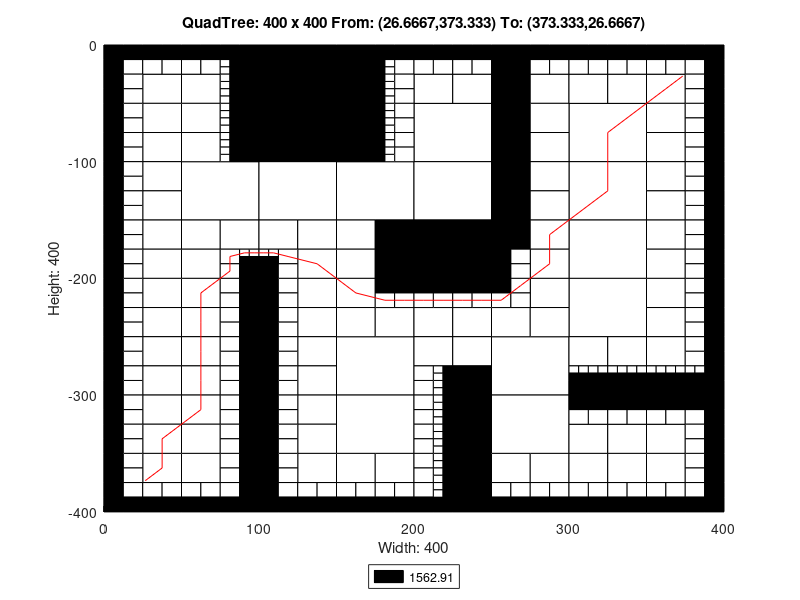

Recreate this plot in MATLAB.
axis([0 400 -400 0]);
title('QuadTree: 400 x 400 From: (26.6667,373.333) To: (373.333,26.6667)');
xlabel('Width: 400');
ylabel('Height: 400');
rectangle('Position',[100 -50 50 50], 'FaceColor',[0 0 0]);
rectangle('Position',[100 -100 50 50], 'FaceColor',[0 0 0]);
rectangle('Position',[50 -150 50 50], 'FaceColor',[1 1 1]);
rectangle('Position',[100 -150 50 50], 'FaceColor',[1 1 1]);
rectangle('Position',[150 -150 50 50], 'FaceColor',[1 1 1]);
rectangle('Position',[200 -100 50 50], 'FaceColor',[1 1 1]);
rectangle('Position',[300 -100 50 50], 'FaceColor',[1 1 1]);
rectangle('Position',[200 -150 50 50], 'FaceColor',[1 1 1]);
rectangle('Position',[200 -200 50 50], 'FaceColor',[0 0 0]);
rectangle('Position',[300 -150 50 50], 'FaceColor',[1 1 1]);
rectangle('Position',[300 -200 50 50], 'FaceColor',[1 1 1]);
rectangle('Position',[150 -300 50 50], 'FaceColor',[1 1 1]);
rectangle('Position',[150 -350 50 50], 'FaceColor',[1 1 1]);
rectangle('Position',[250 -300 50 50], 'FaceColor',[1 1 1]);
rectangle('Position',[300 -250 50 50], 'FaceColor',[1 1 1]);
rectangle('Position',[250 -350 50 50], 'FaceColor',[1 1 1]);
rectangle('Position',[25 -50 25 25], 'FaceColor',[1 1 1]);
rectangle('Position',[50 -50 25 25], 'FaceColor',[1 1 1]);
rectangle('Position',[25 -75 25 25], 'FaceColor',[1 1 1]);
rectangle('Position',[25 -100 25 25], 'FaceColor',[1 1 1]);
rectangle('Position',[50 -75 25 25], 'FaceColor',[1 1 1]);
rectangle('Position',[50 -100 25 25], 'FaceColor',[1 1 1]);
rectangle('Position',[150 -25 25 25], 'FaceColor',[0 0 0]);
rectangle('Position',[150 -50 25 25], 'FaceColor',[0 0 0]);
rectangle('Position',[150 -75 25 25], 'FaceColor',[0 0 0]);
rectangle('Position',[150 -100 25 25], 'FaceColor',[0 0 0]);
rectangle('Position',[25 -125 25 25], 'FaceColor',[1 1 1]);
rectangle('Position',[25 -150 25 25], 'FaceColor',[1 1 1]);
rectangle('Position',[25 -175 25 25], 'FaceColor',[1 1 1]);
rectangle('Position',[25 -200 25 25], 'FaceColor',[1 1 1]);
rectangle('Position',[50 -175 25 25], 'FaceColor',[1 1 1]);
rectangle('Position',[75 -175 25 25], 'FaceColor',[1 1 1]);
rectangle('Position',[50 -200 25 25], 'FaceColor',[1 1 1]);
rectangle('Position',[100 -175 25 25], 'FaceColor',[1 1 1]);
rectangle('Position',[125 -175 25 25], 'FaceColor',[1 1 1]);
rectangle('Position',[125 -200 25 25], 'FaceColor',[1 1 1]);
rectangle('Position',[150 -175 25 25], 'FaceColor',[1 1 1]);
rectangle('Position',[175 -175 25 25], 'FaceColor',[0 0 0]);
rectangle('Position',[150 -200 25 25], 'FaceColor',[1 1 1]);
rectangle('Position',[175 -200 25 25], 'FaceColor',[0 0 0]);
rectangle('Position',[200 -50 25 25], 'FaceColor',[1 1 1]);
rectangle('Position',[225 -50 25 25], 'FaceColor',[1 1 1]);
rectangle('Position',[250 -25 25 25], 'FaceColor',[0 0 0]);
rectangle('Position',[250 -50 25 25], 'FaceColor',[0 0 0]);
rectangle('Position',[275 -50 25 25], 'FaceColor',[1 1 1]);
rectangle('Position',[250 -75 25 25], 'FaceColor',[0 0 0]);
rectangle('Position',[275 -75 25 25], 'FaceColor',[1 1 1]);
rectangle('Position',[250 -100 25 25], 'FaceColor',[0 0 0]);
rectangle('Position',[275 -100 25 25], 'FaceColor',[1 1 1]);
rectangle('Position',[300 -50 25 25], 'FaceColor',[1 1 1]);
rectangle('Position',[325 -50 25 25], 'FaceColor',[1 1 1]);
rectangle('Position',[350 -50 25 25], 'FaceColor',[1 1 1]);
rectangle('Position',[350 -75 25 25], 'FaceColor',[1 1 1]);
rectangle('Position',[350 -100 25 25], 'FaceColor',[1 1 1]);
rectangle('Position',[250 -125 25 25], 'FaceColor',[0 0 0]);
rectangle('Position',[275 -125 25 25], 'FaceColor',[1 1 1]);
rectangle('Position',[250 -150 25 25], 'FaceColor',[0 0 0]);
rectangle('Position',[275 -150 25 25], 'FaceColor',[1 1 1]);
rectangle('Position',[250 -175 25 25], 'FaceColor',[0 0 0]);
rectangle('Position',[275 -175 25 25], 'FaceColor',[1 1 1]);
rectangle('Position',[275 -200 25 25], 'FaceColor',[1 1 1]);
rectangle('Position',[350 -125 25 25], 'FaceColor',[1 1 1]);
rectangle('Position',[350 -150 25 25], 'FaceColor',[1 1 1]);
rectangle('Position',[350 -175 25 25], 'FaceColor',[1 1 1]);
rectangle('Position',[350 -200 25 25], 'FaceColor',[1 1 1]);
rectangle('Position',[25 -225 25 25], 'FaceColor',[1 1 1]);
rectangle('Position',[25 -250 25 25], 'FaceColor',[1 1 1]);
rectangle('Position',[50 -225 25 25], 'FaceColor',[1 1 1]);
rectangle('Position',[50 -250 25 25], 'FaceColor',[1 1 1]);
rectangle('Position',[25 -275 25 25], 'FaceColor',[1 1 1]);
rectangle('Position',[25 -300 25 25], 'FaceColor',[1 1 1]);
rectangle('Position',[50 -275 25 25], 'FaceColor',[1 1 1]);
rectangle('Position',[50 -300 25 25], 'FaceColor',[1 1 1]);
rectangle('Position',[125 -225 25 25], 'FaceColor',[1 1 1]);
rectangle('Position',[125 -250 25 25], 'FaceColor',[1 1 1]);
rectangle('Position',[150 -225 25 25], 'FaceColor',[1 1 1]);
rectangle('Position',[150 -250 25 25], 'FaceColor',[1 1 1]);
rectangle('Position',[175 -250 25 25], 'FaceColor',[1 1 1]);
rectangle('Position',[125 -275 25 25], 'FaceColor',[1 1 1]);
rectangle('Position',[125 -300 25 25], 'FaceColor',[1 1 1]);
rectangle('Position',[25 -325 25 25], 'FaceColor',[1 1 1]);
rectangle('Position',[25 -350 25 25], 'FaceColor',[1 1 1]);
rectangle('Position',[50 -325 25 25], 'FaceColor',[1 1 1]);
rectangle('Position',[50 -350 25 25], 'FaceColor',[1 1 1]);
rectangle('Position',[25 -375 25 25], 'FaceColor',[1 1 1]);
rectangle('Position',[50 -375 25 25], 'FaceColor',[1 1 1]);
rectangle('Position',[125 -325 25 25], 'FaceColor',[1 1 1]);
rectangle('Position',[125 -350 25 25], 'FaceColor',[1 1 1]);
rectangle('Position',[125 -375 25 25], 'FaceColor',[1 1 1]);
rectangle('Position',[150 -375 25 25], 'FaceColor',[1 1 1]);
rectangle('Position',[175 -375 25 25], 'FaceColor',[1 1 1]);
rectangle('Position',[200 -250 25 25], 'FaceColor',[1 1 1]);
rectangle('Position',[225 -250 25 25], 'FaceColor',[1 1 1]);
rectangle('Position',[275 -225 25 25], 'FaceColor',[1 1 1]);
rectangle('Position',[250 -250 25 25], 'FaceColor',[1 1 1]);
rectangle('Position',[275 -250 25 25], 'FaceColor',[1 1 1]);
rectangle('Position',[200 -275 25 25], 'FaceColor',[1 1 1]);
rectangle('Position',[225 -275 25 25], 'FaceColor',[1 1 1]);
rectangle('Position',[225 -300 25 25], 'FaceColor',[0 0 0]);
rectangle('Position',[350 -225 25 25], 'FaceColor',[1 1 1]);
rectangle('Position',[350 -250 25 25], 'FaceColor',[1 1 1]);
rectangle('Position',[300 -275 25 25], 'FaceColor',[1 1 1]);
rectangle('Position',[325 -275 25 25], 'FaceColor',[1 1 1]);
rectangle('Position',[350 -275 25 25], 'FaceColor',[1 1 1]);
rectangle('Position',[225 -325 25 25], 'FaceColor',[0 0 0]);
rectangle('Position',[225 -350 25 25], 'FaceColor',[0 0 0]);
rectangle('Position',[225 -375 25 25], 'FaceColor',[0 0 0]);
rectangle('Position',[225 -400 25 25], 'FaceColor',[0 0 0]);
rectangle('Position',[250 -375 25 25], 'FaceColor',[1 1 1]);
rectangle('Position',[275 -375 25 25], 'FaceColor',[1 1 1]);
rectangle('Position',[300 -350 25 25], 'FaceColor',[1 1 1]);
rectangle('Position',[325 -350 25 25], 'FaceColor',[1 1 1]);
rectangle('Position',[350 -350 25 25], 'FaceColor',[1 1 1]);
rectangle('Position',[300 -375 25 25], 'FaceColor',[1 1 1]);
rectangle('Position',[325 -375 25 25], 'FaceColor',[1 1 1]);
rectangle('Position',[350 -375 25 25], 'FaceColor',[1 1 1]);
rectangle('Position',[0 -12.5 12.5 12.5], 'FaceColor',[0 0 0]);
rectangle('Position',[12.5 -12.5 12.5 12.5], 'FaceColor',[0 0 0]);
rectangle('Position',[0 -25 12.5 12.5], 'FaceColor',[0 0 0]);
rectangle('Position',[12.5 -25 12.5 12.5], 'FaceColor',[1 1 1]);
rectangle('Position',[25 -12.5 12.5 12.5], 'FaceColor',[0 0 0]);
rectangle('Position',[37.5 -12.5 12.5 12.5], 'FaceColor',[0 0 0]);
rectangle('Position',[25 -25 12.5 12.5], 'FaceColor',[1 1 1]);
rectangle('Position',[37.5 -25 12.5 12.5], 'FaceColor',[1 1 1]);
rectangle('Position',[0 -37.5 12.5 12.5], 'FaceColor',[0 0 0]);
rectangle('Position',[12.5 -37.5 12.5 12.5], 'FaceColor',[1 1 1]);
rectangle('Position',[0 -50 12.5 12.5], 'FaceColor',[0 0 0]);
rectangle('Position',[12.5 -50 12.5 12.5], 'FaceColor',[1 1 1]);
rectangle('Position',[50 -12.5 12.5 12.5], 'FaceColor',[0 0 0]);
rectangle('Position',[62.5 -12.5 12.5 12.5], 'FaceColor',[0 0 0]);
rectangle('Position',[50 -25 12.5 12.5], 'FaceColor',[1 1 1]);
rectangle('Position',[62.5 -25 12.5 12.5], 'FaceColor',[1 1 1]);
rectangle('Position',[75 -12.5 12.5 12.5], 'FaceColor',[0 0 0]);
rectangle('Position',[87.5 -12.5 12.5 12.5], 'FaceColor',[0 0 0]);
rectangle('Position',[87.5 -25 12.5 12.5], 'FaceColor',[0 0 0]);
rectangle('Position',[87.5 -37.5 12.5 12.5], 'FaceColor',[0 0 0]);
rectangle('Position',[87.5 -50 12.5 12.5], 'FaceColor',[0 0 0]);
rectangle('Position',[0 -62.5 12.5 12.5], 'FaceColor',[0 0 0]);
rectangle('Position',[12.5 -62.5 12.5 12.5], 'FaceColor',[1 1 1]);
rectangle('Position',[0 -75 12.5 12.5], 'FaceColor',[0 0 0]);
rectangle('Position',[12.5 -75 12.5 12.5], 'FaceColor',[1 1 1]);
rectangle('Position',[0 -87.5 12.5 12.5], 'FaceColor',[0 0 0]);
rectangle('Position',[12.5 -87.5 12.5 12.5], 'FaceColor',[1 1 1]);
rectangle('Position',[0 -100 12.5 12.5], 'FaceColor',[0 0 0]);
rectangle('Position',[12.5 -100 12.5 12.5], 'FaceColor',[1 1 1]);
rectangle('Position',[87.5 -62.5 12.5 12.5], 'FaceColor',[0 0 0]);
rectangle('Position',[87.5 -75 12.5 12.5], 'FaceColor',[0 0 0]);
rectangle('Position',[87.5 -87.5 12.5 12.5], 'FaceColor',[0 0 0]);
rectangle('Position',[87.5 -100 12.5 12.5], 'FaceColor',[0 0 0]);
rectangle('Position',[175 -12.5 12.5 12.5], 'FaceColor',[0 0 0]);
rectangle('Position',[187.5 -12.5 12.5 12.5], 'FaceColor',[0 0 0]);
rectangle('Position',[187.5 -25 12.5 12.5], 'FaceColor',[1 1 1]);
rectangle('Position',[187.5 -37.5 12.5 12.5], 'FaceColor',[1 1 1]);
rectangle('Position',[187.5 -50 12.5 12.5], 'FaceColor',[1 1 1]);
rectangle('Position',[187.5 -62.5 12.5 12.5], 'FaceColor',[1 1 1]);
rectangle('Position',[187.5 -75 12.5 12.5], 'FaceColor',[1 1 1]);
rectangle('Position',[187.5 -87.5 12.5 12.5], 'FaceColor',[1 1 1]);
rectangle('Position',[187.5 -100 12.5 12.5], 'FaceColor',[1 1 1]);
rectangle('Position',[0 -112.5 12.5 12.5], 'FaceColor',[0 0 0]);
rectangle('Position',[12.5 -112.5 12.5 12.5], 'FaceColor',[1 1 1]);
rectangle('Position',[0 -125 12.5 12.5], 'FaceColor',[0 0 0]);
rectangle('Position',[12.5 -125 12.5 12.5], 'FaceColor',[1 1 1]);
rectangle('Position',[0 -137.5 12.5 12.5], 'FaceColor',[0 0 0]);
rectangle('Position',[12.5 -137.5 12.5 12.5], 'FaceColor',[1 1 1]);
rectangle('Position',[0 -150 12.5 12.5], 'FaceColor',[0 0 0]);
rectangle('Position',[12.5 -150 12.5 12.5], 'FaceColor',[1 1 1]);
rectangle('Position',[0 -162.5 12.5 12.5], 'FaceColor',[0 0 0]);
rectangle('Position',[12.5 -162.5 12.5 12.5], 'FaceColor',[1 1 1]);
rectangle('Position',[0 -175 12.5 12.5], 'FaceColor',[0 0 0]);
rectangle('Position',[12.5 -175 12.5 12.5], 'FaceColor',[1 1 1]);
rectangle('Position',[0 -187.5 12.5 12.5], 'FaceColor',[0 0 0]);
rectangle('Position',[12.5 -187.5 12.5 12.5], 'FaceColor',[1 1 1]);
rectangle('Position',[0 -200 12.5 12.5], 'FaceColor',[0 0 0]);
rectangle('Position',[12.5 -200 12.5 12.5], 'FaceColor',[1 1 1]);
rectangle('Position',[75 -187.5 12.5 12.5], 'FaceColor',[1 1 1]);
rectangle('Position',[75 -200 12.5 12.5], 'FaceColor',[1 1 1]);
rectangle('Position',[87.5 -200 12.5 12.5], 'FaceColor',[0 0 0]);
rectangle('Position',[112.5 -187.5 12.5 12.5], 'FaceColor',[1 1 1]);
rectangle('Position',[100 -200 12.5 12.5], 'FaceColor',[0 0 0]);
rectangle('Position',[112.5 -200 12.5 12.5], 'FaceColor',[1 1 1]);
rectangle('Position',[200 -12.5 12.5 12.5], 'FaceColor',[0 0 0]);
rectangle('Position',[212.5 -12.5 12.5 12.5], 'FaceColor',[0 0 0]);
rectangle('Position',[200 -25 12.5 12.5], 'FaceColor',[1 1 1]);
rectangle('Position',[212.5 -25 12.5 12.5], 'FaceColor',[1 1 1]);
rectangle('Position',[225 -12.5 12.5 12.5], 'FaceColor',[0 0 0]);
rectangle('Position',[237.5 -12.5 12.5 12.5], 'FaceColor',[0 0 0]);
rectangle('Position',[225 -25 12.5 12.5], 'FaceColor',[1 1 1]);
rectangle('Position',[237.5 -25 12.5 12.5], 'FaceColor',[1 1 1]);
rectangle('Position',[275 -12.5 12.5 12.5], 'FaceColor',[0 0 0]);
rectangle('Position',[287.5 -12.5 12.5 12.5], 'FaceColor',[0 0 0]);
rectangle('Position',[275 -25 12.5 12.5], 'FaceColor',[1 1 1]);
rectangle('Position',[287.5 -25 12.5 12.5], 'FaceColor',[1 1 1]);
rectangle('Position',[300 -12.5 12.5 12.5], 'FaceColor',[0 0 0]);
rectangle('Position',[312.5 -12.5 12.5 12.5], 'FaceColor',[0 0 0]);
rectangle('Position',[300 -25 12.5 12.5], 'FaceColor',[1 1 1]);
rectangle('Position',[312.5 -25 12.5 12.5], 'FaceColor',[1 1 1]);
rectangle('Position',[325 -12.5 12.5 12.5], 'FaceColor',[0 0 0]);
rectangle('Position',[337.5 -12.5 12.5 12.5], 'FaceColor',[0 0 0]);
rectangle('Position',[325 -25 12.5 12.5], 'FaceColor',[1 1 1]);
rectangle('Position',[337.5 -25 12.5 12.5], 'FaceColor',[1 1 1]);
rectangle('Position',[350 -12.5 12.5 12.5], 'FaceColor',[0 0 0]);
rectangle('Position',[362.5 -12.5 12.5 12.5], 'FaceColor',[0 0 0]);
rectangle('Position',[350 -25 12.5 12.5], 'FaceColor',[1 1 1]);
rectangle('Position',[362.5 -25 12.5 12.5], 'FaceColor',[1 1 1]);
rectangle('Position',[375 -12.5 12.5 12.5], 'FaceColor',[0 0 0]);
rectangle('Position',[387.5 -12.5 12.5 12.5], 'FaceColor',[0 0 0]);
rectangle('Position',[375 -25 12.5 12.5], 'FaceColor',[1 1 1]);
rectangle('Position',[387.5 -25 12.5 12.5], 'FaceColor',[0 0 0]);
rectangle('Position',[375 -37.5 12.5 12.5], 'FaceColor',[1 1 1]);
rectangle('Position',[387.5 -37.5 12.5 12.5], 'FaceColor',[0 0 0]);
rectangle('Position',[375 -50 12.5 12.5], 'FaceColor',[1 1 1]);
rectangle('Position',[387.5 -50 12.5 12.5], 'FaceColor',[0 0 0]);
rectangle('Position',[375 -62.5 12.5 12.5], 'FaceColor',[1 1 1]);
rectangle('Position',[387.5 -62.5 12.5 12.5], 'FaceColor',[0 0 0]);
rectangle('Position',[375 -75 12.5 12.5], 'FaceColor',[1 1 1]);
rectangle('Position',[387.5 -75 12.5 12.5], 'FaceColor',[0 0 0]);
rectangle('Position',[375 -87.5 12.5 12.5], 'FaceColor',[1 1 1]);
rectangle('Position',[387.5 -87.5 12.5 12.5], 'FaceColor',[0 0 0]);
rectangle('Position',[375 -100 12.5 12.5], 'FaceColor',[1 1 1]);
rectangle('Position',[387.5 -100 12.5 12.5], 'FaceColor',[0 0 0]);
rectangle('Position',[250 -187.5 12.5 12.5], 'FaceColor',[0 0 0]);
rectangle('Position',[262.5 -187.5 12.5 12.5], 'FaceColor',[1 1 1]);
rectangle('Position',[250 -200 12.5 12.5], 'FaceColor',[0 0 0]);
rectangle('Position',[262.5 -200 12.5 12.5], 'FaceColor',[1 1 1]);
rectangle('Position',[375 -112.5 12.5 12.5], 'FaceColor',[1 1 1]);
rectangle('Position',[387.5 -112.5 12.5 12.5], 'FaceColor',[0 0 0]);
rectangle('Position',[375 -125 12.5 12.5], 'FaceColor',[1 1 1]);
rectangle('Position',[387.5 -125 12.5 12.5], 'FaceColor',[0 0 0]);
rectangle('Position',[375 -137.5 12.5 12.5], 'FaceColor',[1 1 1]);
rectangle('Position',[387.5 -137.5 12.5 12.5], 'FaceColor',[0 0 0]);
rectangle('Position',[375 -150 12.5 12.5], 'FaceColor',[1 1 1]);
rectangle('Position',[387.5 -150 12.5 12.5], 'FaceColor',[0 0 0]);
rectangle('Position',[375 -162.5 12.5 12.5], 'FaceColor',[1 1 1]);
rectangle('Position',[387.5 -162.5 12.5 12.5], 'FaceColor',[0 0 0]);
rectangle('Position',[375 -175 12.5 12.5], 'FaceColor',[1 1 1]);
rectangle('Position',[387.5 -175 12.5 12.5], 'FaceColor',[0 0 0]);
rectangle('Position',[375 -187.5 12.5 12.5], 'FaceColor',[1 1 1]);
rectangle('Position',[387.5 -187.5 12.5 12.5], 'FaceColor',[0 0 0]);
rectangle('Position',[375 -200 12.5 12.5], 'FaceColor',[1 1 1]);
rectangle('Position',[387.5 -200 12.5 12.5], 'FaceColor',[0 0 0]);
rectangle('Position',[0 -212.5 12.5 12.5], 'FaceColor',[0 0 0]);
rectangle('Position',[12.5 -212.5 12.5 12.5], 'FaceColor',[1 1 1]);
rectangle('Position',[0 -225 12.5 12.5], 'FaceColor',[0 0 0]);
rectangle('Position',[12.5 -225 12.5 12.5], 'FaceColor',[1 1 1]);
rectangle('Position',[0 -237.5 12.5 12.5], 'FaceColor',[0 0 0]);
rectangle('Position',[12.5 -237.5 12.5 12.5], 'FaceColor',[1 1 1]);
rectangle('Position',[0 -250 12.5 12.5], 'FaceColor',[0 0 0]);
rectangle('Position',[12.5 -250 12.5 12.5], 'FaceColor',[1 1 1]);
rectangle('Position',[75 -212.5 12.5 12.5], 'FaceColor',[1 1 1]);
rectangle('Position',[87.5 -212.5 12.5 12.5], 'FaceColor',[0 0 0]);
rectangle('Position',[75 -225 12.5 12.5], 'FaceColor',[1 1 1]);
rectangle('Position',[87.5 -225 12.5 12.5], 'FaceColor',[0 0 0]);
rectangle('Position',[75 -237.5 12.5 12.5], 'FaceColor',[1 1 1]);
rectangle('Position',[87.5 -237.5 12.5 12.5], 'FaceColor',[0 0 0]);
rectangle('Position',[75 -250 12.5 12.5], 'FaceColor',[1 1 1]);
rectangle('Position',[87.5 -250 12.5 12.5], 'FaceColor',[0 0 0]);
rectangle('Position',[0 -262.5 12.5 12.5], 'FaceColor',[0 0 0]);
rectangle('Position',[12.5 -262.5 12.5 12.5], 'FaceColor',[1 1 1]);
rectangle('Position',[0 -275 12.5 12.5], 'FaceColor',[0 0 0]);
rectangle('Position',[12.5 -275 12.5 12.5], 'FaceColor',[1 1 1]);
rectangle('Position',[0 -287.5 12.5 12.5], 'FaceColor',[0 0 0]);
rectangle('Position',[12.5 -287.5 12.5 12.5], 'FaceColor',[1 1 1]);
rectangle('Position',[0 -300 12.5 12.5], 'FaceColor',[0 0 0]);
rectangle('Position',[12.5 -300 12.5 12.5], 'FaceColor',[1 1 1]);
rectangle('Position',[75 -262.5 12.5 12.5], 'FaceColor',[1 1 1]);
rectangle('Position',[87.5 -262.5 12.5 12.5], 'FaceColor',[0 0 0]);
rectangle('Position',[75 -275 12.5 12.5], 'FaceColor',[1 1 1]);
rectangle('Position',[87.5 -275 12.5 12.5], 'FaceColor',[0 0 0]);
rectangle('Position',[75 -287.5 12.5 12.5], 'FaceColor',[1 1 1]);
rectangle('Position',[87.5 -287.5 12.5 12.5], 'FaceColor',[0 0 0]);
rectangle('Position',[75 -300 12.5 12.5], 'FaceColor',[1 1 1]);
rectangle('Position',[87.5 -300 12.5 12.5], 'FaceColor',[0 0 0]);
rectangle('Position',[100 -212.5 12.5 12.5], 'FaceColor',[0 0 0]);
rectangle('Position',[112.5 -212.5 12.5 12.5], 'FaceColor',[1 1 1]);
rectangle('Position',[100 -225 12.5 12.5], 'FaceColor',[0 0 0]);
rectangle('Position',[112.5 -225 12.5 12.5], 'FaceColor',[1 1 1]);
rectangle('Position',[100 -237.5 12.5 12.5], 'FaceColor',[0 0 0]);
rectangle('Position',[112.5 -237.5 12.5 12.5], 'FaceColor',[1 1 1]);
rectangle('Position',[100 -250 12.5 12.5], 'FaceColor',[0 0 0]);
rectangle('Position',[112.5 -250 12.5 12.5], 'FaceColor',[1 1 1]);
rectangle('Position',[175 -212.5 12.5 12.5], 'FaceColor',[0 0 0]);
rectangle('Position',[187.5 -212.5 12.5 12.5], 'FaceColor',[0 0 0]);
rectangle('Position',[175 -225 12.5 12.5], 'FaceColor',[1 1 1]);
rectangle('Position',[187.5 -225 12.5 12.5], 'FaceColor',[1 1 1]);
rectangle('Position',[100 -262.5 12.5 12.5], 'FaceColor',[0 0 0]);
rectangle('Position',[112.5 -262.5 12.5 12.5], 'FaceColor',[1 1 1]);
rectangle('Position',[100 -275 12.5 12.5], 'FaceColor',[0 0 0]);
rectangle('Position',[112.5 -275 12.5 12.5], 'FaceColor',[1 1 1]);
rectangle('Position',[100 -287.5 12.5 12.5], 'FaceColor',[0 0 0]);
rectangle('Position',[112.5 -287.5 12.5 12.5], 'FaceColor',[1 1 1]);
rectangle('Position',[100 -300 12.5 12.5], 'FaceColor',[0 0 0]);
rectangle('Position',[112.5 -300 12.5 12.5], 'FaceColor',[1 1 1]);
rectangle('Position',[0 -312.5 12.5 12.5], 'FaceColor',[0 0 0]);
rectangle('Position',[12.5 -312.5 12.5 12.5], 'FaceColor',[1 1 1]);
rectangle('Position',[0 -325 12.5 12.5], 'FaceColor',[0 0 0]);
rectangle('Position',[12.5 -325 12.5 12.5], 'FaceColor',[1 1 1]);
rectangle('Position',[0 -337.5 12.5 12.5], 'FaceColor',[0 0 0]);
rectangle('Position',[12.5 -337.5 12.5 12.5], 'FaceColor',[1 1 1]);
rectangle('Position',[0 -350 12.5 12.5], 'FaceColor',[0 0 0]);
rectangle('Position',[12.5 -350 12.5 12.5], 'FaceColor',[1 1 1]);
rectangle('Position',[75 -312.5 12.5 12.5], 'FaceColor',[1 1 1]);
rectangle('Position',[87.5 -312.5 12.5 12.5], 'FaceColor',[0 0 0]);
rectangle('Position',[75 -325 12.5 12.5], 'FaceColor',[1 1 1]);
rectangle('Position',[87.5 -325 12.5 12.5], 'FaceColor',[0 0 0]);
rectangle('Position',[75 -337.5 12.5 12.5], 'FaceColor',[1 1 1]);
rectangle('Position',[87.5 -337.5 12.5 12.5], 'FaceColor',[0 0 0]);
rectangle('Position',[75 -350 12.5 12.5], 'FaceColor',[1 1 1]);
rectangle('Position',[87.5 -350 12.5 12.5], 'FaceColor',[0 0 0]);
rectangle('Position',[0 -362.5 12.5 12.5], 'FaceColor',[0 0 0]);
rectangle('Position',[12.5 -362.5 12.5 12.5], 'FaceColor',[1 1 1]);
rectangle('Position',[0 -375 12.5 12.5], 'FaceColor',[0 0 0]);
rectangle('Position',[12.5 -375 12.5 12.5], 'FaceColor',[1 1 1]);
rectangle('Position',[0 -387.5 12.5 12.5], 'FaceColor',[0 0 0]);
rectangle('Position',[12.5 -387.5 12.5 12.5], 'FaceColor',[1 1 1]);
rectangle('Position',[0 -400 12.5 12.5], 'FaceColor',[0 0 0]);
rectangle('Position',[12.5 -400 12.5 12.5], 'FaceColor',[0 0 0]);
rectangle('Position',[25 -387.5 12.5 12.5], 'FaceColor',[1 1 1]);
rectangle('Position',[37.5 -387.5 12.5 12.5], 'FaceColor',[1 1 1]);
rectangle('Position',[25 -400 12.5 12.5], 'FaceColor',[0 0 0]);
rectangle('Position',[37.5 -400 12.5 12.5], 'FaceColor',[0 0 0]);
rectangle('Position',[75 -362.5 12.5 12.5], 'FaceColor',[1 1 1]);
rectangle('Position',[87.5 -362.5 12.5 12.5], 'FaceColor',[0 0 0]);
rectangle('Position',[75 -375 12.5 12.5], 'FaceColor',[1 1 1]);
rectangle('Position',[87.5 -375 12.5 12.5], 'FaceColor',[0 0 0]);
rectangle('Position',[50 -387.5 12.5 12.5], 'FaceColor',[1 1 1]);
rectangle('Position',[62.5 -387.5 12.5 12.5], 'FaceColor',[1 1 1]);
rectangle('Position',[50 -400 12.5 12.5], 'FaceColor',[0 0 0]);
rectangle('Position',[62.5 -400 12.5 12.5], 'FaceColor',[0 0 0]);
rectangle('Position',[75 -387.5 12.5 12.5], 'FaceColor',[1 1 1]);
rectangle('Position',[87.5 -387.5 12.5 12.5], 'FaceColor',[0 0 0]);
rectangle('Position',[75 -400 12.5 12.5], 'FaceColor',[0 0 0]);
rectangle('Position',[87.5 -400 12.5 12.5], 'FaceColor',[0 0 0]);
rectangle('Position',[100 -312.5 12.5 12.5], 'FaceColor',[0 0 0]);
rectangle('Position',[112.5 -312.5 12.5 12.5], 'FaceColor',[1 1 1]);
rectangle('Position',[100 -325 12.5 12.5], 'FaceColor',[0 0 0]);
rectangle('Position',[112.5 -325 12.5 12.5], 'FaceColor',[1 1 1]);
rectangle('Position',[100 -337.5 12.5 12.5], 'FaceColor',[0 0 0]);
rectangle('Position',[112.5 -337.5 12.5 12.5], 'FaceColor',[1 1 1]);
rectangle('Position',[100 -350 12.5 12.5], 'FaceColor',[0 0 0]);
rectangle('Position',[112.5 -350 12.5 12.5], 'FaceColor',[1 1 1]);
rectangle('Position',[100 -362.5 12.5 12.5], 'FaceColor',[0 0 0]);
rectangle('Position',[112.5 -362.5 12.5 12.5], 'FaceColor',[1 1 1]);
rectangle('Position',[100 -375 12.5 12.5], 'FaceColor',[0 0 0]);
rectangle('Position',[112.5 -375 12.5 12.5], 'FaceColor',[1 1 1]);
rectangle('Position',[100 -387.5 12.5 12.5], 'FaceColor',[0 0 0]);
rectangle('Position',[112.5 -387.5 12.5 12.5], 'FaceColor',[1 1 1]);
rectangle('Position',[100 -400 12.5 12.5], 'FaceColor',[0 0 0]);
rectangle('Position',[112.5 -400 12.5 12.5], 'FaceColor',[0 0 0]);
rectangle('Position',[125 -387.5 12.5 12.5], 'FaceColor',[1 1 1]);
rectangle('Position',[137.5 -387.5 12.5 12.5], 'FaceColor',[1 1 1]);
rectangle('Position',[125 -400 12.5 12.5], 'FaceColor',[0 0 0]);
rectangle('Position',[137.5 -400 12.5 12.5], 'FaceColor',[0 0 0]);
rectangle('Position',[150 -387.5 12.5 12.5], 'FaceColor',[1 1 1]);
rectangle('Position',[162.5 -387.5 12.5 12.5], 'FaceColor',[1 1 1]);
rectangle('Position',[150 -400 12.5 12.5], 'FaceColor',[0 0 0]);
rectangle('Position',[162.5 -400 12.5 12.5], 'FaceColor',[0 0 0]);
rectangle('Position',[175 -387.5 12.5 12.5], 'FaceColor',[1 1 1]);
rectangle('Position',[187.5 -387.5 12.5 12.5], 'FaceColor',[1 1 1]);
rectangle('Position',[175 -400 12.5 12.5], 'FaceColor',[0 0 0]);
rectangle('Position',[187.5 -400 12.5 12.5], 'FaceColor',[0 0 0]);
rectangle('Position',[200 -212.5 12.5 12.5], 'FaceColor',[0 0 0]);
rectangle('Position',[212.5 -212.5 12.5 12.5], 'FaceColor',[0 0 0]);
rectangle('Position',[200 -225 12.5 12.5], 'FaceColor',[1 1 1]);
rectangle('Position',[212.5 -225 12.5 12.5], 'FaceColor',[1 1 1]);
rectangle('Position',[225 -212.5 12.5 12.5], 'FaceColor',[0 0 0]);
rectangle('Position',[237.5 -212.5 12.5 12.5], 'FaceColor',[0 0 0]);
rectangle('Position',[225 -225 12.5 12.5], 'FaceColor',[1 1 1]);
rectangle('Position',[237.5 -225 12.5 12.5], 'FaceColor',[1 1 1]);
rectangle('Position',[250 -212.5 12.5 12.5], 'FaceColor',[0 0 0]);
rectangle('Position',[262.5 -212.5 12.5 12.5], 'FaceColor',[1 1 1]);
rectangle('Position',[250 -225 12.5 12.5], 'FaceColor',[1 1 1]);
rectangle('Position',[262.5 -225 12.5 12.5], 'FaceColor',[1 1 1]);
rectangle('Position',[200 -287.5 12.5 12.5], 'FaceColor',[1 1 1]);
rectangle('Position',[200 -300 12.5 12.5], 'FaceColor',[1 1 1]);
rectangle('Position',[375 -212.5 12.5 12.5], 'FaceColor',[1 1 1]);
rectangle('Position',[387.5 -212.5 12.5 12.5], 'FaceColor',[0 0 0]);
rectangle('Position',[375 -225 12.5 12.5], 'FaceColor',[1 1 1]);
rectangle('Position',[387.5 -225 12.5 12.5], 'FaceColor',[0 0 0]);
rectangle('Position',[375 -237.5 12.5 12.5], 'FaceColor',[1 1 1]);
rectangle('Position',[387.5 -237.5 12.5 12.5], 'FaceColor',[0 0 0]);
rectangle('Position',[375 -250 12.5 12.5], 'FaceColor',[1 1 1]);
rectangle('Position',[387.5 -250 12.5 12.5], 'FaceColor',[0 0 0]);
rectangle('Position',[300 -300 12.5 12.5], 'FaceColor',[0 0 0]);
rectangle('Position',[312.5 -300 12.5 12.5], 'FaceColor',[0 0 0]);
rectangle('Position',[325 -300 12.5 12.5], 'FaceColor',[0 0 0]);
rectangle('Position',[337.5 -300 12.5 12.5], 'FaceColor',[0 0 0]);
rectangle('Position',[375 -262.5 12.5 12.5], 'FaceColor',[1 1 1]);
rectangle('Position',[387.5 -262.5 12.5 12.5], 'FaceColor',[0 0 0]);
rectangle('Position',[375 -275 12.5 12.5], 'FaceColor',[1 1 1]);
rectangle('Position',[387.5 -275 12.5 12.5], 'FaceColor',[0 0 0]);
rectangle('Position',[350 -300 12.5 12.5], 'FaceColor',[0 0 0]);
rectangle('Position',[362.5 -300 12.5 12.5], 'FaceColor',[0 0 0]);
rectangle('Position',[387.5 -287.5 12.5 12.5], 'FaceColor',[0 0 0]);
rectangle('Position',[375 -300 12.5 12.5], 'FaceColor',[0 0 0]);
rectangle('Position',[387.5 -300 12.5 12.5], 'FaceColor',[0 0 0]);
rectangle('Position',[200 -312.5 12.5 12.5], 'FaceColor',[1 1 1]);
rectangle('Position',[200 -325 12.5 12.5], 'FaceColor',[1 1 1]);
rectangle('Position',[200 -337.5 12.5 12.5], 'FaceColor',[1 1 1]);
rectangle('Position',[200 -350 12.5 12.5], 'FaceColor',[1 1 1]);
rectangle('Position',[200 -362.5 12.5 12.5], 'FaceColor',[1 1 1]);
rectangle('Position',[200 -375 12.5 12.5], 'FaceColor',[1 1 1]);
rectangle('Position',[200 -387.5 12.5 12.5], 'FaceColor',[1 1 1]);
rectangle('Position',[200 -400 12.5 12.5], 'FaceColor',[0 0 0]);
rectangle('Position',[212.5 -400 12.5 12.5], 'FaceColor',[0 0 0]);
rectangle('Position',[250 -387.5 12.5 12.5], 'FaceColor',[1 1 1]);
rectangle('Position',[262.5 -387.5 12.5 12.5], 'FaceColor',[1 1 1]);
rectangle('Position',[250 -400 12.5 12.5], 'FaceColor',[0 0 0]);
rectangle('Position',[262.5 -400 12.5 12.5], 'FaceColor',[0 0 0]);
rectangle('Position',[275 -387.5 12.5 12.5], 'FaceColor',[1 1 1]);
rectangle('Position',[287.5 -387.5 12.5 12.5], 'FaceColor',[1 1 1]);
rectangle('Position',[275 -400 12.5 12.5], 'FaceColor',[0 0 0]);
rectangle('Position',[287.5 -400 12.5 12.5], 'FaceColor',[0 0 0]);
rectangle('Position',[300 -312.5 12.5 12.5], 'FaceColor',[0 0 0]);
rectangle('Position',[312.5 -312.5 12.5 12.5], 'FaceColor',[0 0 0]);
rectangle('Position',[300 -325 12.5 12.5], 'FaceColor',[1 1 1]);
rectangle('Position',[312.5 -325 12.5 12.5], 'FaceColor',[1 1 1]);
rectangle('Position',[325 -312.5 12.5 12.5], 'FaceColor',[0 0 0]);
rectangle('Position',[337.5 -312.5 12.5 12.5], 'FaceColor',[0 0 0]);
rectangle('Position',[325 -325 12.5 12.5], 'FaceColor',[1 1 1]);
rectangle('Position',[337.5 -325 12.5 12.5], 'FaceColor',[1 1 1]);
rectangle('Position',[350 -312.5 12.5 12.5], 'FaceColor',[0 0 0]);
rectangle('Position',[362.5 -312.5 12.5 12.5], 'FaceColor',[0 0 0]);
rectangle('Position',[350 -325 12.5 12.5], 'FaceColor',[1 1 1]);
rectangle('Position',[362.5 -325 12.5 12.5], 'FaceColor',[1 1 1]);
rectangle('Position',[375 -312.5 12.5 12.5], 'FaceColor',[0 0 0]);
rectangle('Position',[387.5 -312.5 12.5 12.5], 'FaceColor',[0 0 0]);
rectangle('Position',[375 -325 12.5 12.5], 'FaceColor',[1 1 1]);
rectangle('Position',[387.5 -325 12.5 12.5], 'FaceColor',[0 0 0]);
rectangle('Position',[375 -337.5 12.5 12.5], 'FaceColor',[1 1 1]);
rectangle('Position',[387.5 -337.5 12.5 12.5], 'FaceColor',[0 0 0]);
rectangle('Position',[375 -350 12.5 12.5], 'FaceColor',[1 1 1]);
rectangle('Position',[387.5 -350 12.5 12.5], 'FaceColor',[0 0 0]);
rectangle('Position',[300 -387.5 12.5 12.5], 'FaceColor',[1 1 1]);
rectangle('Position',[312.5 -387.5 12.5 12.5], 'FaceColor',[1 1 1]);
rectangle('Position',[300 -400 12.5 12.5], 'FaceColor',[0 0 0]);
rectangle('Position',[312.5 -400 12.5 12.5], 'FaceColor',[0 0 0]);
rectangle('Position',[325 -387.5 12.5 12.5], 'FaceColor',[1 1 1]);
rectangle('Position',[337.5 -387.5 12.5 12.5], 'FaceColor',[1 1 1]);
rectangle('Position',[325 -400 12.5 12.5], 'FaceColor',[0 0 0]);
rectangle('Position',[337.5 -400 12.5 12.5], 'FaceColor',[0 0 0]);
rectangle('Position',[375 -362.5 12.5 12.5], 'FaceColor',[1 1 1]);
rectangle('Position',[387.5 -362.5 12.5 12.5], 'FaceColor',[0 0 0]);
rectangle('Position',[375 -375 12.5 12.5], 'FaceColor',[1 1 1]);
rectangle('Position',[387.5 -375 12.5 12.5], 'FaceColor',[0 0 0]);
rectangle('Position',[350 -387.5 12.5 12.5], 'FaceColor',[1 1 1]);
rectangle('Position',[362.5 -387.5 12.5 12.5], 'FaceColor',[1 1 1]);
rectangle('Position',[350 -400 12.5 12.5], 'FaceColor',[0 0 0]);
rectangle('Position',[362.5 -400 12.5 12.5], 'FaceColor',[0 0 0]);
rectangle('Position',[375 -387.5 12.5 12.5], 'FaceColor',[1 1 1]);
rectangle('Position',[387.5 -387.5 12.5 12.5], 'FaceColor',[0 0 0]);
rectangle('Position',[375 -400 12.5 12.5], 'FaceColor',[0 0 0]);
rectangle('Position',[387.5 -400 12.5 12.5], 'FaceColor',[0 0 0]);
rectangle('Position',[75 -18.75 6.25 6.25], 'FaceColor',[1 1 1]);
rectangle('Position',[81.25 -18.75 6.25 6.25], 'FaceColor',[0 0 0]);
rectangle('Position',[75 -25 6.25 6.25], 'FaceColor',[1 1 1]);
rectangle('Position',[81.25 -25 6.25 6.25], 'FaceColor',[0 0 0]);
rectangle('Position',[75 -31.25 6.25 6.25], 'FaceColor',[1 1 1]);
rectangle('Position',[81.25 -31.25 6.25 6.25], 'FaceColor',[0 0 0]);
rectangle('Position',[75 -37.5 6.25 6.25], 'FaceColor',[1 1 1]);
rectangle('Position',[81.25 -37.5 6.25 6.25], 'FaceColor',[0 0 0]);
rectangle('Position',[75 -43.75 6.25 6.25], 'FaceColor',[1 1 1]);
rectangle('Position',[81.25 -43.75 6.25 6.25], 'FaceColor',[0 0 0]);
rectangle('Position',[75 -50 6.25 6.25], 'FaceColor',[1 1 1]);
rectangle('Position',[81.25 -50 6.25 6.25], 'FaceColor',[0 0 0]);
rectangle('Position',[75 -56.25 6.25 6.25], 'FaceColor',[1 1 1]);
rectangle('Position',[81.25 -56.25 6.25 6.25], 'FaceColor',[0 0 0]);
rectangle('Position',[75 -62.5 6.25 6.25], 'FaceColor',[1 1 1]);
rectangle('Position',[81.25 -62.5 6.25 6.25], 'FaceColor',[0 0 0]);
rectangle('Position',[75 -68.75 6.25 6.25], 'FaceColor',[1 1 1]);
rectangle('Position',[81.25 -68.75 6.25 6.25], 'FaceColor',[0 0 0]);
rectangle('Position',[75 -75 6.25 6.25], 'FaceColor',[1 1 1]);
rectangle('Position',[81.25 -75 6.25 6.25], 'FaceColor',[0 0 0]);
rectangle('Position',[75 -81.25 6.25 6.25], 'FaceColor',[1 1 1]);
rectangle('Position',[81.25 -81.25 6.25 6.25], 'FaceColor',[0 0 0]);
rectangle('Position',[75 -87.5 6.25 6.25], 'FaceColor',[1 1 1]);
rectangle('Position',[81.25 -87.5 6.25 6.25], 'FaceColor',[0 0 0]);
rectangle('Position',[75 -93.75 6.25 6.25], 'FaceColor',[1 1 1]);
rectangle('Position',[81.25 -93.75 6.25 6.25], 'FaceColor',[0 0 0]);
rectangle('Position',[75 -100 6.25 6.25], 'FaceColor',[1 1 1]);
rectangle('Position',[81.25 -100 6.25 6.25], 'FaceColor',[0 0 0]);
rectangle('Position',[175 -18.75 6.25 6.25], 'FaceColor',[0 0 0]);
rectangle('Position',[181.25 -18.75 6.25 6.25], 'FaceColor',[1 1 1]);
rectangle('Position',[175 -25 6.25 6.25], 'FaceColor',[0 0 0]);
rectangle('Position',[181.25 -25 6.25 6.25], 'FaceColor',[1 1 1]);
rectangle('Position',[175 -31.25 6.25 6.25], 'FaceColor',[0 0 0]);
rectangle('Position',[181.25 -31.25 6.25 6.25], 'FaceColor',[1 1 1]);
rectangle('Position',[175 -37.5 6.25 6.25], 'FaceColor',[0 0 0]);
rectangle('Position',[181.25 -37.5 6.25 6.25], 'FaceColor',[1 1 1]);
rectangle('Position',[175 -43.75 6.25 6.25], 'FaceColor',[0 0 0]);
rectangle('Position',[181.25 -43.75 6.25 6.25], 'FaceColor',[1 1 1]);
rectangle('Position',[175 -50 6.25 6.25], 'FaceColor',[0 0 0]);
rectangle('Position',[181.25 -50 6.25 6.25], 'FaceColor',[1 1 1]);
rectangle('Position',[175 -56.25 6.25 6.25], 'FaceColor',[0 0 0]);
rectangle('Position',[181.25 -56.25 6.25 6.25], 'FaceColor',[1 1 1]);
rectangle('Position',[175 -62.5 6.25 6.25], 'FaceColor',[0 0 0]);
rectangle('Position',[181.25 -62.5 6.25 6.25], 'FaceColor',[1 1 1]);
rectangle('Position',[175 -68.75 6.25 6.25], 'FaceColor',[0 0 0]);
rectangle('Position',[181.25 -68.75 6.25 6.25], 'FaceColor',[1 1 1]);
rectangle('Position',[175 -75 6.25 6.25], 'FaceColor',[0 0 0]);
rectangle('Position',[181.25 -75 6.25 6.25], 'FaceColor',[1 1 1]);
rectangle('Position',[175 -81.25 6.25 6.25], 'FaceColor',[0 0 0]);
rectangle('Position',[181.25 -81.25 6.25 6.25], 'FaceColor',[1 1 1]);
rectangle('Position',[175 -87.5 6.25 6.25], 'FaceColor',[0 0 0]);
rectangle('Position',[181.25 -87.5 6.25 6.25], 'FaceColor',[1 1 1]);
rectangle('Position',[175 -93.75 6.25 6.25], 'FaceColor',[0 0 0]);
rectangle('Position',[181.25 -93.75 6.25 6.25], 'FaceColor',[1 1 1]);
rectangle('Position',[175 -100 6.25 6.25], 'FaceColor',[0 0 0]);
rectangle('Position',[181.25 -100 6.25 6.25], 'FaceColor',[1 1 1]);
rectangle('Position',[87.5 -181.25 6.25 6.25], 'FaceColor',[1 1 1]);
rectangle('Position',[93.75 -181.25 6.25 6.25], 'FaceColor',[1 1 1]);
rectangle('Position',[87.5 -187.5 6.25 6.25], 'FaceColor',[0 0 0]);
rectangle('Position',[93.75 -187.5 6.25 6.25], 'FaceColor',[0 0 0]);
rectangle('Position',[100 -181.25 6.25 6.25], 'FaceColor',[1 1 1]);
rectangle('Position',[106.25 -181.25 6.25 6.25], 'FaceColor',[1 1 1]);
rectangle('Position',[100 -187.5 6.25 6.25], 'FaceColor',[0 0 0]);
rectangle('Position',[106.25 -187.5 6.25 6.25], 'FaceColor',[0 0 0]);
rectangle('Position',[212.5 -281.25 6.25 6.25], 'FaceColor',[1 1 1]);
rectangle('Position',[218.75 -281.25 6.25 6.25], 'FaceColor',[0 0 0]);
rectangle('Position',[212.5 -287.5 6.25 6.25], 'FaceColor',[1 1 1]);
rectangle('Position',[218.75 -287.5 6.25 6.25], 'FaceColor',[0 0 0]);
rectangle('Position',[212.5 -293.75 6.25 6.25], 'FaceColor',[1 1 1]);
rectangle('Position',[218.75 -293.75 6.25 6.25], 'FaceColor',[0 0 0]);
rectangle('Position',[212.5 -300 6.25 6.25], 'FaceColor',[1 1 1]);
rectangle('Position',[218.75 -300 6.25 6.25], 'FaceColor',[0 0 0]);
rectangle('Position',[300 -281.25 6.25 6.25], 'FaceColor',[1 1 1]);
rectangle('Position',[306.25 -281.25 6.25 6.25], 'FaceColor',[1 1 1]);
rectangle('Position',[300 -287.5 6.25 6.25], 'FaceColor',[0 0 0]);
rectangle('Position',[306.25 -287.5 6.25 6.25], 'FaceColor',[0 0 0]);
rectangle('Position',[312.5 -281.25 6.25 6.25], 'FaceColor',[1 1 1]);
rectangle('Position',[318.75 -281.25 6.25 6.25], 'FaceColor',[1 1 1]);
rectangle('Position',[312.5 -287.5 6.25 6.25], 'FaceColor',[0 0 0]);
rectangle('Position',[318.75 -287.5 6.25 6.25], 'FaceColor',[0 0 0]);
rectangle('Position',[325 -281.25 6.25 6.25], 'FaceColor',[1 1 1]);
rectangle('Position',[331.25 -281.25 6.25 6.25], 'FaceColor',[1 1 1]);
rectangle('Position',[325 -287.5 6.25 6.25], 'FaceColor',[0 0 0]);
rectangle('Position',[331.25 -287.5 6.25 6.25], 'FaceColor',[0 0 0]);
rectangle('Position',[337.5 -281.25 6.25 6.25], 'FaceColor',[1 1 1]);
rectangle('Position',[343.75 -281.25 6.25 6.25], 'FaceColor',[1 1 1]);
rectangle('Position',[337.5 -287.5 6.25 6.25], 'FaceColor',[0 0 0]);
rectangle('Position',[343.75 -287.5 6.25 6.25], 'FaceColor',[0 0 0]);
rectangle('Position',[350 -281.25 6.25 6.25], 'FaceColor',[1 1 1]);
rectangle('Position',[356.25 -281.25 6.25 6.25], 'FaceColor',[1 1 1]);
rectangle('Position',[350 -287.5 6.25 6.25], 'FaceColor',[0 0 0]);
rectangle('Position',[356.25 -287.5 6.25 6.25], 'FaceColor',[0 0 0]);
rectangle('Position',[362.5 -281.25 6.25 6.25], 'FaceColor',[1 1 1]);
rectangle('Position',[368.75 -281.25 6.25 6.25], 'FaceColor',[1 1 1]);
rectangle('Position',[362.5 -287.5 6.25 6.25], 'FaceColor',[0 0 0]);
rectangle('Position',[368.75 -287.5 6.25 6.25], 'FaceColor',[0 0 0]);
rectangle('Position',[375 -281.25 6.25 6.25], 'FaceColor',[1 1 1]);
rectangle('Position',[381.25 -281.25 6.25 6.25], 'FaceColor',[1 1 1]);
rectangle('Position',[375 -287.5 6.25 6.25], 'FaceColor',[0 0 0]);
rectangle('Position',[381.25 -287.5 6.25 6.25], 'FaceColor',[0 0 0]);
rectangle('Position',[212.5 -306.25 6.25 6.25], 'FaceColor',[1 1 1]);
rectangle('Position',[218.75 -306.25 6.25 6.25], 'FaceColor',[0 0 0]);
rectangle('Position',[212.5 -312.5 6.25 6.25], 'FaceColor',[1 1 1]);
rectangle('Position',[218.75 -312.5 6.25 6.25], 'FaceColor',[0 0 0]);
rectangle('Position',[212.5 -318.75 6.25 6.25], 'FaceColor',[1 1 1]);
rectangle('Position',[218.75 -318.75 6.25 6.25], 'FaceColor',[0 0 0]);
rectangle('Position',[212.5 -325 6.25 6.25], 'FaceColor',[1 1 1]);
rectangle('Position',[218.75 -325 6.25 6.25], 'FaceColor',[0 0 0]);
rectangle('Position',[212.5 -331.25 6.25 6.25], 'FaceColor',[1 1 1]);
rectangle('Position',[218.75 -331.25 6.25 6.25], 'FaceColor',[0 0 0]);
rectangle('Position',[212.5 -337.5 6.25 6.25], 'FaceColor',[1 1 1]);
rectangle('Position',[218.75 -337.5 6.25 6.25], 'FaceColor',[0 0 0]);
rectangle('Position',[212.5 -343.75 6.25 6.25], 'FaceColor',[1 1 1]);
rectangle('Position',[218.75 -343.75 6.25 6.25], 'FaceColor',[0 0 0]);
rectangle('Position',[212.5 -350 6.25 6.25], 'FaceColor',[1 1 1]);
rectangle('Position',[218.75 -350 6.25 6.25], 'FaceColor',[0 0 0]);
rectangle('Position',[212.5 -356.25 6.25 6.25], 'FaceColor',[1 1 1]);
rectangle('Position',[218.75 -356.25 6.25 6.25], 'FaceColor',[0 0 0]);
rectangle('Position',[212.5 -362.5 6.25 6.25], 'FaceColor',[1 1 1]);
rectangle('Position',[218.75 -362.5 6.25 6.25], 'FaceColor',[0 0 0]);
rectangle('Position',[212.5 -368.75 6.25 6.25], 'FaceColor',[1 1 1]);
rectangle('Position',[218.75 -368.75 6.25 6.25], 'FaceColor',[0 0 0]);
rectangle('Position',[212.5 -375 6.25 6.25], 'FaceColor',[1 1 1]);
rectangle('Position',[218.75 -375 6.25 6.25], 'FaceColor',[0 0 0]);
rectangle('Position',[212.5 -381.25 6.25 6.25], 'FaceColor',[1 1 1]);
rectangle('Position',[218.75 -381.25 6.25 6.25], 'FaceColor',[0 0 0]);
rectangle('Position',[212.5 -387.5 6.25 6.25], 'FaceColor',[1 1 1]);
rectangle('Position',[218.75 -387.5 6.25 6.25], 'FaceColor',[0 0 0]);
X=[373.333,362.5,325,325,287.5,287.5,268.75,256.25,243.75,231.25,218.75,206.25,193.75,181.25,162.5,137.5,118.75,109.375,103.125,96.875,90.625,81.25,81.25,62.5,62.5,62.5,62.5,62.5,37.5,37.5,26.6667];
Y=[-26.6667,-37.5,-75,-125,-162.5,-187.5,-206.25,-218.75,-218.75,-218.75,-218.75,-218.75,-218.75,-218.75,-212.5,-187.5,-181.25,-178.125,-178.125,-178.125,-178.125,-181.25,-193.75,-212.5,-237.5,-262.5,-287.5,-312.5,-337.5,-362.5,-373.333];
hold on;
plot(X,Y,'r');
legend('1562.91','Location','southoutside');
